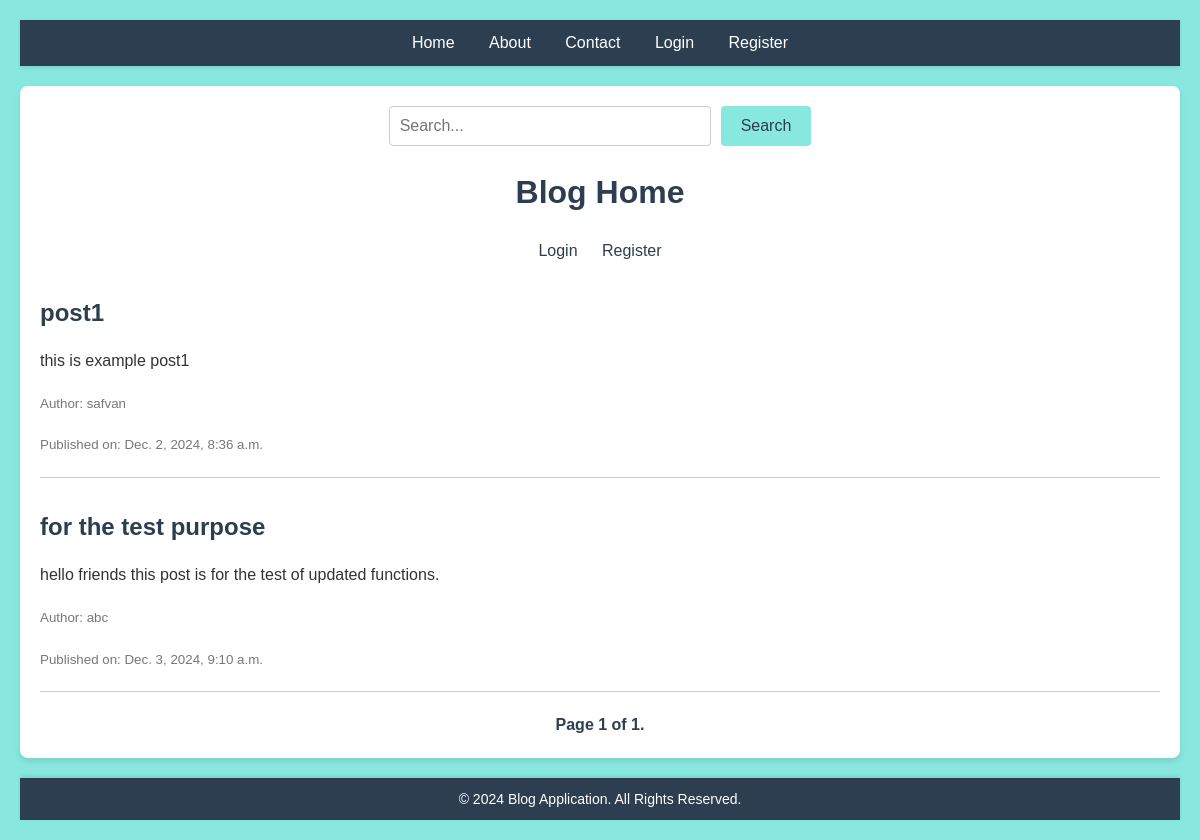
The app's page /, older data.
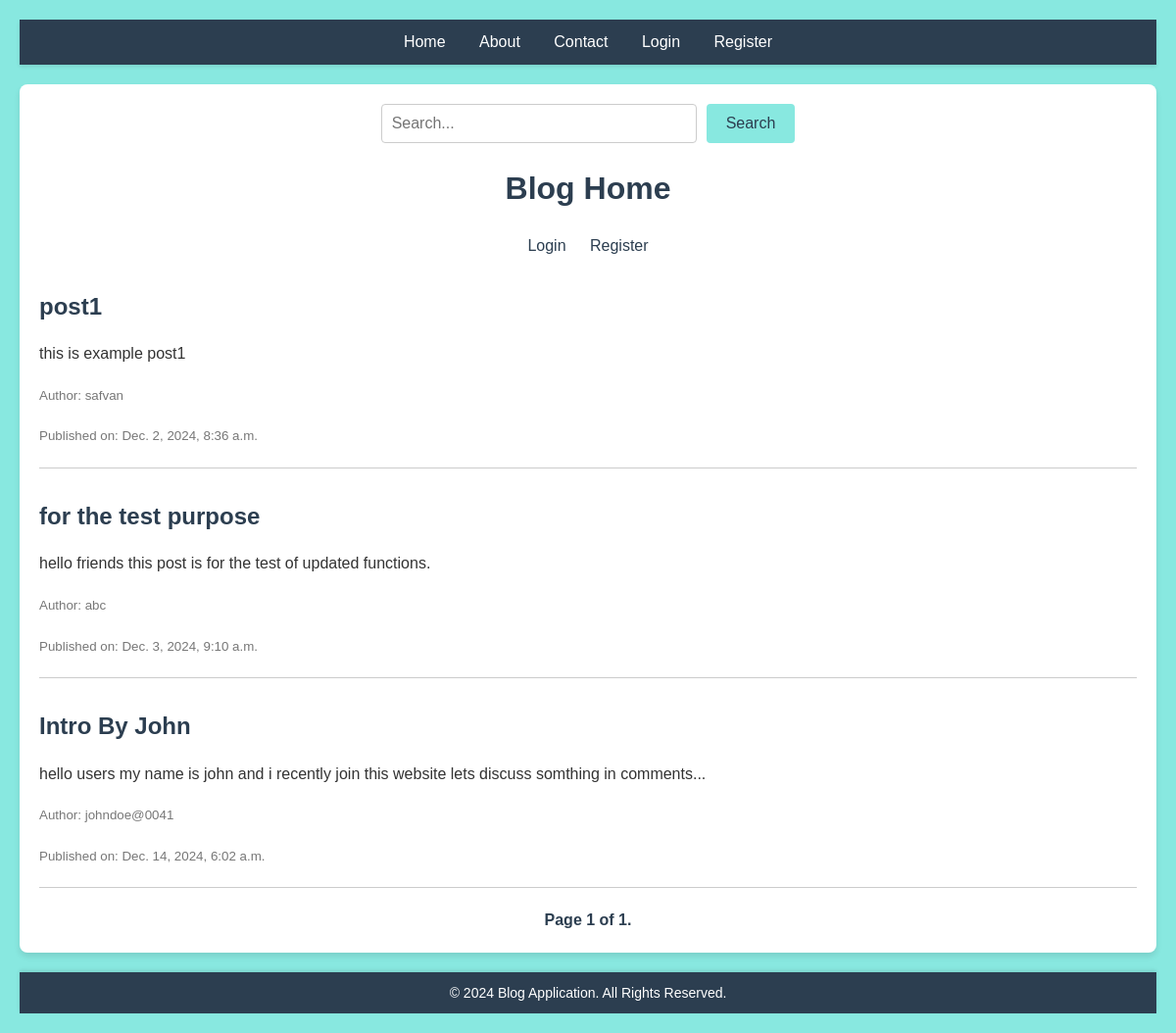
The same page, newer data.
### blog/models.py (models this page shows, shortened)
class Post(models.Model):
    title = models.CharField(max_length=200)
    content = models.TextField()
    author = models.ForeignKey(User, on_delete=models.CASCADE)
    created_at = models.DateTimeField(auto_now_add=True)
    category = models.ForeignKey(Category, on_delete=models.SET_NULL, null=True)
    tags = models.ManyToManyField(Tag, blank=True)
    is_featured = models.BooleanField(default=False)

### blog/views.py (the view)
# urls.py: path('', views.home, name='home'),
def home(request):
    query = request.GET.get('q', '')  # Default to empty string if no query is present
    if query:
        posts = Post.objects.filter(title__icontains=query) | Post.objects.filter(content__icontains=query)
    else:
        posts = Post.objects.all()
    featured_posts = Post.objects.filter(is_featured=True)  # Example for featured posts
    context = {
        'posts': posts,
        'featured_posts': featured_posts,
    }
    paginator = Paginator(posts, 5)  # Show 5 posts per page
    page_number = request.GET.get('page')
    page_obj = paginator.get_page(page_number)
    return render(request, 'blog/home.html', {'posts': page_obj})

### blog/templates/blog/home.html (shortened to what this page needs)
{% extends 'blog/base.html' %}
{% load static %}
{% block content %}
    <form method="GET" action="{% url 'home' %}">
        <input type="text" name="q" placeholder="Search..." value="{{ request.GET.q }}">
        <button type="submit">Search</button>
    </form>
    <h1>Blog Home</h1>
    {% if user.is_authenticated %}
        <ul>
            <li><a href="{% url 'add_post' %}">Add Post</a></li>
        </ul>
    {% else %}
        <ul>
            <li><a href="{% url 'login' %}">Login</a></li>
            <li><a href="{% url 'register' %}">Register</a></li>
        </ul>
    {% endif %}
    {% if posts %}
        {% for post in posts %}
            <h2><a href="{% url 'post_detail' post.id %}">{{ post.title }}</a></h2>
            <p>{{ post.content|truncatewords:20 }}</p>
            <p><small>Author: {{ post.author }}</small></p>
            <p><small>Published on: {{ post.created_at }}</small></p>
            <hr>
        {% endfor %}
    {% else %}
        <p>No blog posts available{% if request.GET.q %} matching "{{ request.GET.q }}"{% endif %}.</p>
    {% endif %}
    <div class="pagination">
        <span class="step-links">
            <span class="current">
                Page {{ posts.number }} of {{ posts.paginator.num_pages }}.
            </span>
        </span>
    </div>
{% endblock %}

Row changes from the older to the newer data that the page shows:
added Post: title "Intro By John", content "hello users my name is john and i recently join this website lets discuss somthing in comments...", author "johndoe@0041", created_at "Dec. 14, 2024, 6:02 a.m."
